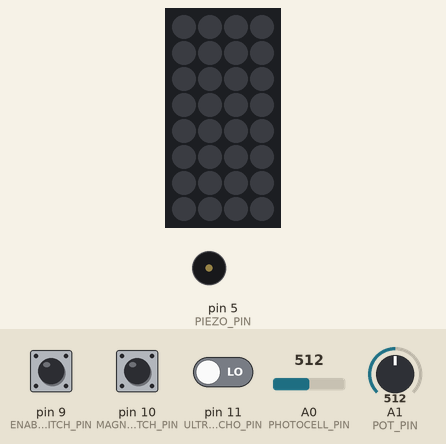
Bench run of a sketch on a simulated Arduino Uno, built with avr-gcc and run on an emulated ATmega328P. Parts: 4×8 RGB LED matrix (first LED top left, wired row by row), buzzer (waves = sounding). Inputs (shaded band) come from the test bench; at power-on: pin 9 (ENABLE_SWITCH_PIN) LOW, pin 10 (MAGNET_SWITCH_PIN) LOW, A0 (PHOTOCELL_PIN) = 512, A1 (POT_PIN) = 512, pin 11 (ULTRA_ECHO_PIN) LOW. Dim RGB values are drawn brighter than linear.

Above: at 1.8 s.
1.9 s: pin 9 (ENABLE_SWITCH_PIN) pulled HIGH for 0.6 s
At 2.4 s:
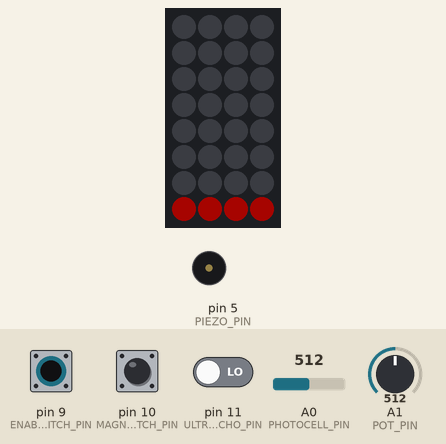
5.0 s: pin 10 (MAGNET_SWITCH_PIN) pulled HIGH for 3.2 s
At 7.78 s:
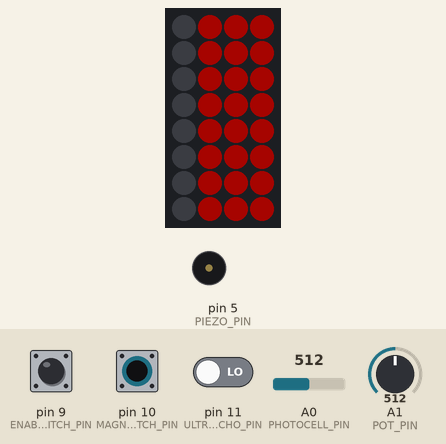
9.7 s: pin 9 (ENABLE_SWITCH_PIN) pulled HIGH for 1 s
At 13.6 s:
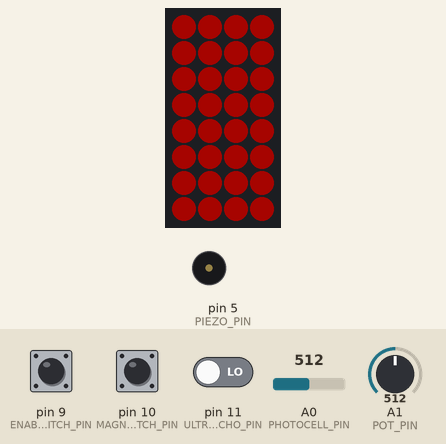
13.7 s: A0 (PHOTOCELL_PIN) set to 716
At 15.59 s:
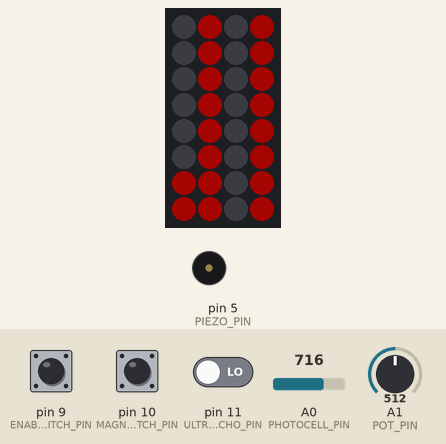
16.7 s: pin 9 (ENABLE_SWITCH_PIN) pulled HIGH for 3.2 s
At 18.1 s:
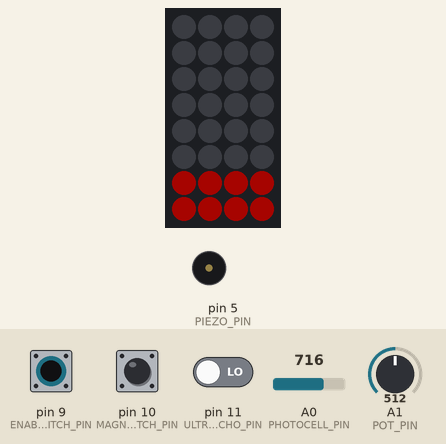
21.4 s: A1 (POT_PIN) set to 716
At 22.93 s:
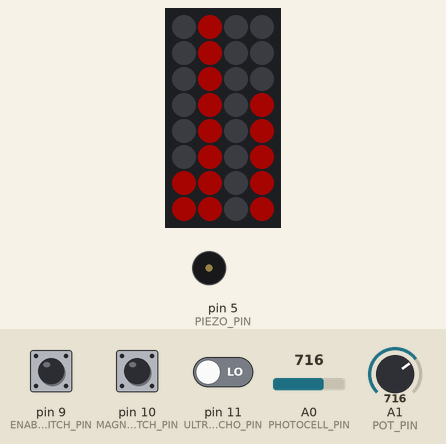
Timing chart, 0 to 24.4 s (numbered marks = the images above; inputs shaded):
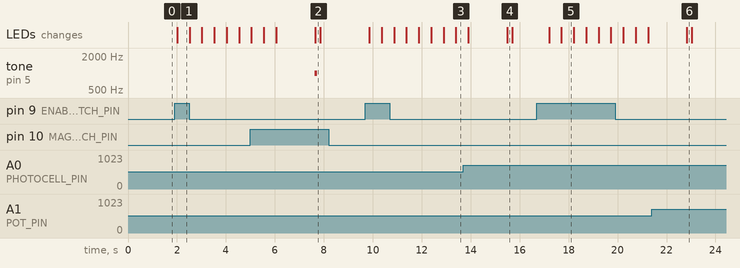

Measured:
- after the input at 1.9 s, the LEDs: change after 0.11 s (image 1)
- after the input at 9.7 s, the LEDs: first change after 0.16 s (image 3 shows a later state)
- after the input at 16.7 s, the LEDs: first change after 0.50 s (image 5 shows a later state)
- after the input at 21.4 s, the LEDs: change after 1.4 s (image 6)
- what the display in image 5 shows lasts 0.5 s, from 17.7 s to 18.2 s

The sketch:

control-panel-6.ino
```cpp
#include <Adafruit_GFX.h>
#include <Adafruit_NeoMatrix.h>
#include <Adafruit_NeoPixel.h>

// Analog Pins
#define PHOTOCELL_PIN 0
#define POT_PIN 1

// Digital Pins
#define ULTRA_TRIG_PIN 12
#define ULTRA_ECHO_PIN 11
#define MAGNET_SWITCH_PIN 10
#define ENABLE_SWITCH_PIN 9
#define PIEZO_PIN 5

Adafruit_NeoMatrix matrix = Adafruit_NeoMatrix( 4, 8, 6,
  NEO_MATRIX_TOP     + NEO_MATRIX_RIGHT +
  NEO_MATRIX_COLUMNS + NEO_MATRIX_PROGRESSIVE,
  NEO_GRB            + NEO_KHZ800 );

const uint16_t orange = matrix.Color( 255, 69, 0 );
int photocell_read;
bool photocell_good;
long ultrasonic_read;
bool ultrasonic_good;
bool magnet_read;
bool magnet_good;
int pot_read;
bool pot_good;
bool enable_read;
int x = matrix.width();

void clearMatrix() {
  matrix.fillScreen( 0 );
  matrix.show();
}

long read_ultrasonic() {
  long ultra_duration;
  long ultra_distance;

  digitalWrite( ULTRA_TRIG_PIN, LOW );
  delay( 50 );
  digitalWrite( ULTRA_TRIG_PIN, HIGH );
  delay( 20 );
  digitalWrite( ULTRA_TRIG_PIN, LOW );

  ultra_duration = pulseIn( ULTRA_ECHO_PIN, HIGH );

  return ( ultra_duration / 2 ) / 29.1;
}

void soundTone() {
  tone( PIEZO_PIN, 1000, 100 );
}

void setup() {
  pinMode( ULTRA_TRIG_PIN, OUTPUT );
  pinMode( ULTRA_ECHO_PIN, INPUT );
  pinMode( MAGNET_SWITCH_PIN, INPUT );
  pinMode( ENABLE_SWITCH_PIN, INPUT );

  matrix.begin();
  matrix.setTextWrap( false );
  matrix.setBrightness( 40 );
  clearMatrix();
  matrix.setTextColor( orange );
}

void loop() {
  enable_read = digitalRead( ENABLE_SWITCH_PIN );
  if ( enable_read ) {
    for ( int y = 7; y >= 0; y-- ) {
      for ( int x = 0; x < 4; x++ ) {
        matrix.drawPixel( x, y, orange );
      }
      matrix.show();
      delay( 500 );
    }
    clearMatrix();
    delay( 500 );

    while ( enable_read ) {
      photocell_read = analogRead( PHOTOCELL_PIN );
      photocell_read = map( photocell_read, 650, 950, 0, 7 );
      if ( 7 == photocell_read ) {
        if ( ! photocell_good ) {
          soundTone();
          photocell_good = true;
        }
      } else {
        photocell_good = false;
      }

      ultrasonic_read = read_ultrasonic();
      ultrasonic_read = map( ultrasonic_read, 100, 4, 0, 7 );
      if ( 7 == ultrasonic_read ) {
        if ( ! ultrasonic_good ) {
          soundTone();
          ultrasonic_good = true;
        }
      } else {
        ultrasonic_good = false;
      }

      magnet_read = digitalRead( MAGNET_SWITCH_PIN );
      if ( magnet_read ) {
        if ( ! magnet_good ) {
          soundTone();
          magnet_good = true;
        }
      } else {
        magnet_good = false;
      }

      pot_read = analogRead( POT_PIN );
      pot_read = map( pot_read, 0, 1023, 0, 15 );
      pot_read = abs( 7 - pot_read );
      pot_read = map( pot_read, 7, 0, 0, 7 );
      if ( 7 == pot_read ) {
        if ( ! pot_good ) {
          soundTone();
          pot_good = true;
        }
      } else {
        pot_good = false;
      }

      if ( photocell_good and ultrasonic_good and magnet_good and pot_good ) {
        delay( 500 );
        for ( int i = 0; i < 52; i++ ) {
          matrix.fillScreen( 0 );
          matrix.setCursor( x, 0 );
          matrix.print( F( "ORANGE=1  " ) );
          if ( --x < -48 ) {
            x = matrix.width();
          }
          matrix.show();
          delay( 150 );
        }
      } else {
        clearMatrix();
        for ( int i = photocell_read; i >= 0; i-- ) {
          matrix.drawPixel( 0, 7 - i, orange );
        }
        for ( int i = ultrasonic_read; i >= 0; i-- ) {
          matrix.drawPixel( 1, 7 - i, orange );
        }
        if ( magnet_read ) {
          for ( int i = 0; i < 8; i++ ) {
            matrix.drawPixel( 2, i, orange );
          }
        }
        for ( int i = pot_read; i >= 0; i-- ) {
          matrix.drawPixel( 3, 7 - i, orange );
        }
        matrix.show();
      }

      delay( 200 );
      enable_read = digitalRead( ENABLE_SWITCH_PIN );
    }

    clearMatrix();
  }

  delay( 500 );
}
```
